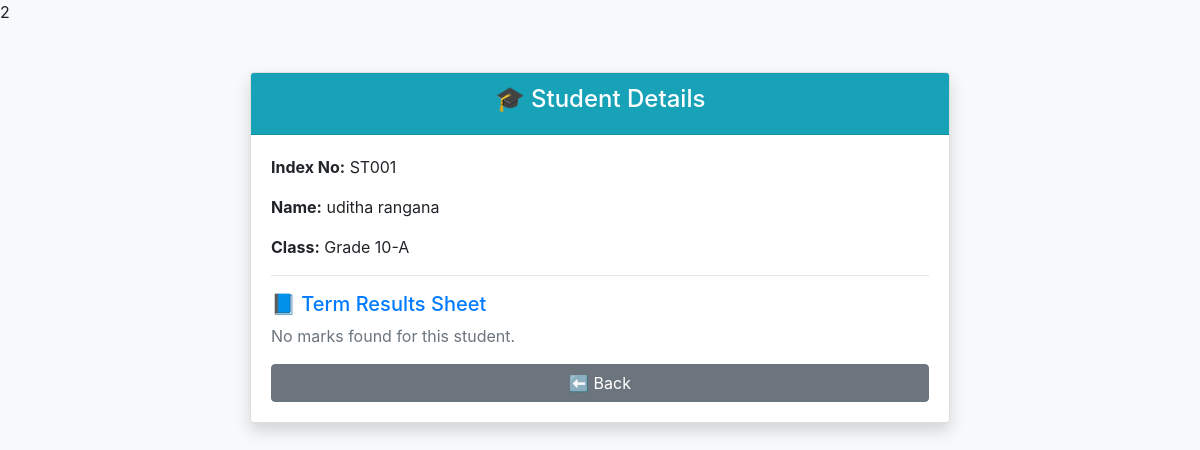
Screenshot of /check_marks.php?index_no=ST001 with the database file from the repository.
### tables this page shows
CREATE TABLE IF NOT EXISTS `students` (
  `id` int NOT NULL AUTO_INCREMENT,
  `index_no` varchar(20) NOT NULL,
  `name` varchar(100) NOT NULL,
  `class_id` int DEFAULT NULL,
  `category_1_sub` varchar(50) NOT NULL,
  `category_2_sub` varchar(50) NOT NULL,
  `category_3_sub` varchar(50) NOT NULL,
  `religion` varchar(50) NOT NULL,
  PRIMARY KEY (`id`),
  UNIQUE KEY `index_no` (`index_no`),
  KEY `class_id` (`class_id`)
);

CREATE TABLE IF NOT EXISTS `classes` (
  `id` int NOT NULL AUTO_INCREMENT,
  `name` varchar(50) NOT NULL,
  PRIMARY KEY (`id`)
);

### check_marks.php (the view, shortened to what this page needs)
<?php
include("library/db_conn.php");
$student_id = $_GET['index_no'];
$term = $_GET['term'];
$grade = $_GET['grade'];
$stmt = $conn->prepare("SELECT students.*, classes.name AS class_name
                        FROM students
                        LEFT JOIN classes ON students.class_id = classes.id
                        WHERE students.index_no = ?");
$stmt->bind_param("s", $student_id);
$stmt->execute();
$student_result = $stmt->get_result();
$student = $student_result->fetch_assoc();
$id=htmlspecialchars($student['id']);
if ($grade == 10 || $grade == 11){
  $marks_stmt = $conn->prepare("SELECT marks.*, subjects.name AS subject_name
  FROM marks
  JOIN subjects ON marks.subject_id = subjects.id
  WHERE marks.student_id = ? AND marks.term = ?");
  $marks_stmt->bind_param("ii", $id,$term);
  $marks_stmt->execute();
  $marks_result = $marks_stmt->get_result();
}
else{
  $marks_stmt = $conn->prepare("SELECT marks.*, subject_6to9.name AS subject_name
  FROM marks
  JOIN subject_6to9 ON marks.subject_id = subject_6to9.id
  WHERE marks.student_id = ? AND marks.term = ?");
  $marks_stmt->bind_param("ii", $id,$term);
  $marks_stmt->execute();
  $marks_result = $marks_stmt->get_result();
}
$total = 0;
$count = 0;
?>
<!DOCTYPE html>
<html lang="en">
<head>
  <link rel="stylesheet" href="https://stackpath.bootstrapcdn.com/bootstrap/4.5.2/css/bootstrap.min.css">
</head>
<body class="bg-light">
  <div class="container my-5">
    <div class="card mx-auto shadow" style="max-width: 700px;">
      <div class="card-header bg-info text-white text-center">
        <h4>🎓 Student Details</h4>
      </div>
      <div class="card-body">
        <p><strong>Index No:</strong> <?= htmlspecialchars($student['index_no']) ?></p>
        <p><strong>Name:</strong> <?= htmlspecialchars($student['name']) ?></p>
        <p><strong>Class:</strong> <?= htmlspecialchars($student['class_name']) ?></p>
        <hr>
        <h5 class="text-primary">📘 Term <?php echo $term ;?> Results Sheet</h5>
        <?php if ($marks_result->num_rows > 0): ?>
          <div class="table-responsive">
            <table class="table table-bordered table-striped mt-3">
              <thead class="thead-dark">
                <tr>
                  <th>Subject</th>
                  <th>Marks</th>
                  <th>Grade</th>
                </tr>
              </thead>
              <tbody>
              <?php while ($row = $marks_result->fetch_assoc()):
                $grade = getGrade($row['marks']);
                $total += $row['marks'];
                $count++;
                if ($row['subject_name']=="Category Subject-1"){
                  $sub_name=htmlspecialchars($student['category_1_sub']);
                }
                elseif ($row['subject_name']=="Category Subject-2"){
                  $sub_name=htmlspecialchars($student['category_2_sub']);
                }
                elseif ($row['subject_name']=="Category Subject-3"){
                  $sub_name=htmlspecialchars($student['category_3_sub']);
                }
                elseif ($row['subject_name']=="Religion"){
                  $sub_name=htmlspecialchars($student['religion']);
                }
                else{
                  $sub_name=$row['subject_name'];
                }
              ?>
                <tr>
                  <td><?= $sub_name?></td>
                  <td><?= $row['marks'] ?></td>
                  <td class="grade-<?= $grade ?>"><?= $grade ?></td>
                </tr>
              <?php endwhile; ?>
              </tbody>
            </table>
          </div>
          <p><strong>Total Marks:</strong> <?= $total ?></p>
          <p><strong>Average:</strong> <?= number_format($total / $count, 2) ?></p>
        <?php else: ?>
          <p class="text-muted">No marks found for this student.</p>
        <?php endif; ?>
        <a href="index.php" class="btn btn-secondary btn-block mt-3">⬅ Back</a>
      </div>
    </div>
  </div>
</body>
</html>

### rows the page displays
students: index_no "ST001", name "uditha rangana", class.name "Grade 10-A"
